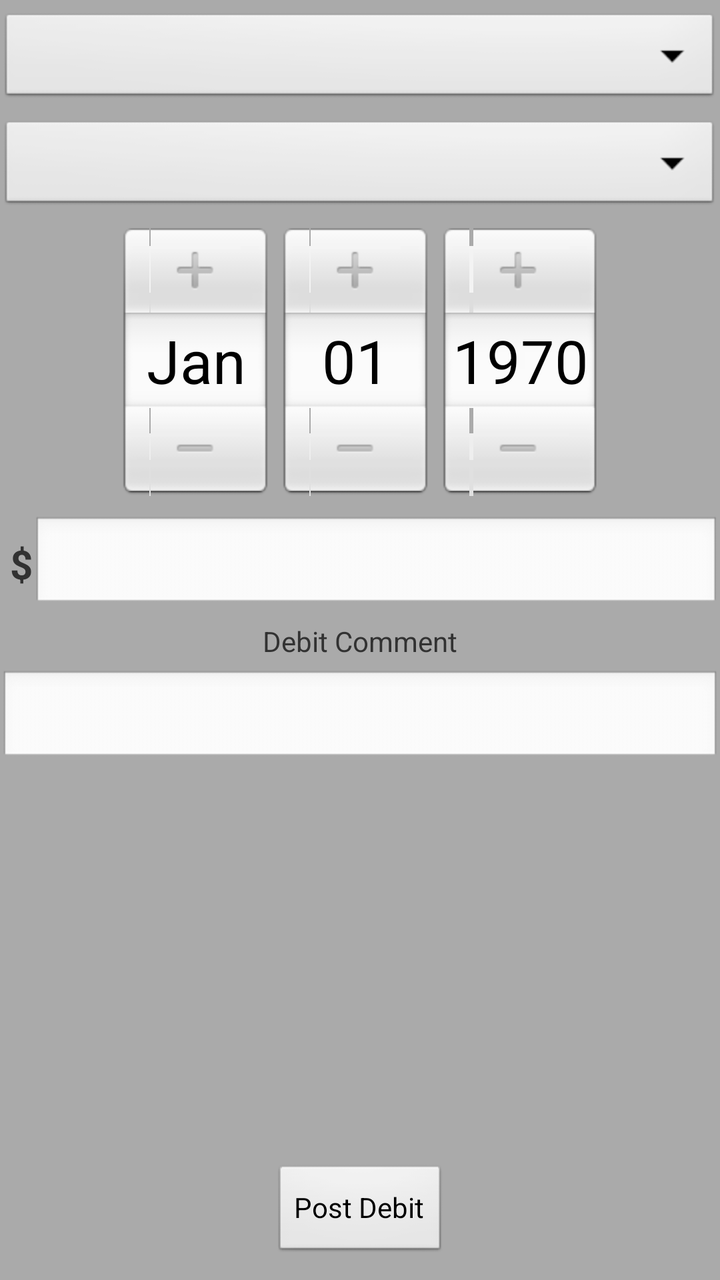
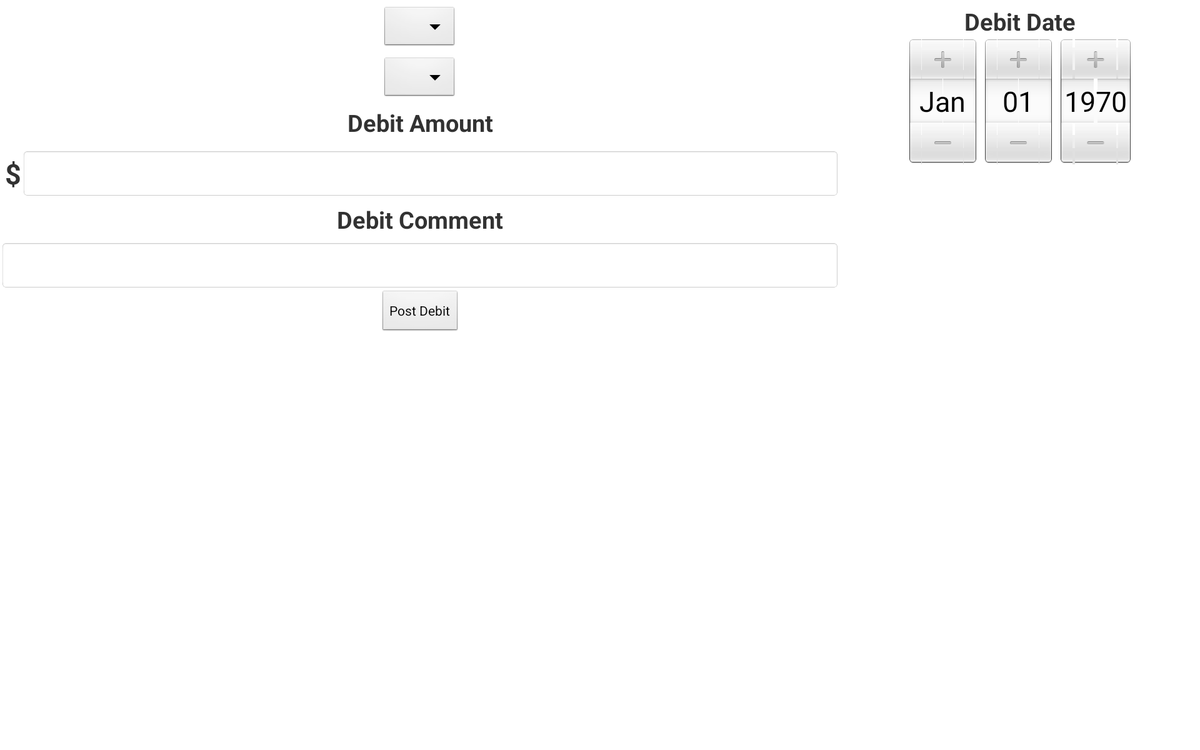

An Android layout and its configuration variant, each rendered on a device that would load it. The default file and the variant file are quoted in full after the pictures.
<!-- AndroidManifest.xml: application theme AppTheme -->
<!-- res/layout/main_activity.xml -->
<?xml version="1.0" encoding="utf-8"?>
<RelativeLayout xmlns:android="http://schemas.android.com/apk/res/android"
              xmlns:tools="http://schemas.android.com/tools"
              android:orientation="vertical"
              android:layout_width="match_parent"
              android:layout_height="match_parent"
              tools:context=".MainActivity"
              android:background="@android:color/darker_gray">

    <ScrollView
            android:layout_width="wrap_content"
            android:layout_height="wrap_content"
            android:id="@+id/scrollView"
            android:layout_above="@+id/btnPostDebit"
            android:layout_alignParentTop="true"
            android:layout_alignParentLeft="true">

        <RelativeLayout
                android:layout_width="fill_parent"
                android:layout_height="fill_parent">

            <Spinner
                    android:layout_width="fill_parent"
                    android:layout_height="wrap_content"
                    android:id="@+id/spinnerCategory"
                    android:spinnerMode="dropdown"
                    android:textAlignment="center"
                    android:layout_gravity="center_horizontal"
                    android:dropDownVerticalOffset="-50dp"
                    android:paddingTop="5dp"
                    android:layout_alignParentTop="false"
                    android:layout_alignParentLeft="true"
                    android:layout_marginTop="5dp"/>

            <Spinner
                    android:layout_width="fill_parent"
                    android:layout_height="wrap_content"
                    android:id="@+id/spinnerStore"
                    android:spinnerMode="dropdown"
                    android:textAlignment="center"
                    android:layout_gravity="center_horizontal"
                    android:dropDownVerticalOffset="-50dp"
                    android:paddingTop="5dp"
                    android:layout_below="@+id/spinnerCategory"
                    android:layout_alignParentLeft="true"
                    android:layout_marginTop="5dp"/>

            <DatePicker
                    android:layout_width="wrap_content"
                    android:layout_height="wrap_content"
                    android:id="@+id/datePicker"
                    android:layout_below="@+id/spinnerStore"
                    android:paddingTop="5dp"
                    android:spinnersShown="true"
                    android:clickable="true"
                    android:layout_centerHorizontal="true"
                    android:calendarViewShown="false"/>

            <LinearLayout
                    android:layout_width="fill_parent"
                    android:layout_height="wrap_content"
                    android:paddingTop="5dp"
                    android:layout_alignParentLeft="true"
                    android:id="@+id/linearLayout"
                    android:layout_marginTop="5dp"
                    android:layout_below="@+id/datePicker">

                <TextView
                        android:layout_width="wrap_content"
                        android:layout_height="fill_parent"
                        android:text="$"
                        android:id="@+id/textView"
                        android:paddingLeft="5dp"
                        android:textStyle="bold"
                        android:inputType="none"
                        android:textSize="20dp"
                        android:gravity="center_vertical"/>

                <EditText
                        android:layout_width="fill_parent"
                        android:layout_height="wrap_content"
                        android:inputType="numberDecimal"
                        android:ems="10"
                        android:id="@+id/etDebitAmount"
                        android:capitalize="none"
                        android:enabled="true"
                        android:focusable="true"
                        android:editable="true"
                        android:numeric="decimal"
                        android:paddingLeft="2dp"
                        android:paddingRight="5dp"
                        android:selectAllOnFocus="true"
                        android:singleLine="true"
                        android:focusableInTouchMode="true"
                        android:autoLink="none"
                        android:textIsSelectable="true"/>
            </LinearLayout>

            <TextView
                    android:layout_width="wrap_content"
                    android:layout_height="wrap_content"
                    android:text="Debit Comment"
                    android:id="@+id/textView2"
                    android:layout_below="@+id/linearLayout"
                    android:layout_centerHorizontal="true"
                    android:layout_marginTop="5dp"/>

            <EditText
                    android:layout_width="fill_parent"
                    android:layout_height="wrap_content"
                    android:id="@+id/editText2"
                    android:autoText="true"
                    android:enabled="true"
                    android:focusable="true"
                    android:editable="true"
                    android:focusableInTouchMode="true"
                    android:inputType="textAutoComplete"
                    android:linksClickable="false"
                    android:autoLink="all"
                    android:singleLine="true"
                    android:layout_below="@+id/textView2"
                    android:layout_alignParentLeft="true"
                    android:layout_marginTop="5dp"/>

        </RelativeLayout>
    </ScrollView>

    <Button
            android:layout_width="wrap_content"
            android:layout_height="wrap_content"
            android:text="Post Debit"
            android:id="@+id/btnPostDebit"
            android:layout_alignParentEnd="false"
            android:layout_alignParentStart="false"
            android:layout_alignParentBottom="true"
            android:layout_centerHorizontal="true"
            android:layout_marginBottom="10dp"/>


</RelativeLayout>
<!-- resources referenced by this layout -->
<resources>
  <style name="AppTheme" parent="AppBaseTheme">
  
  
  </style>
  <style name="AppBaseTheme" parent="android:Theme.Light">
  
      
      </style>
</resources>
<!-- res/layout-sw720dp/main_activity.xml (the author's variant of the layout above) -->
<!-- drawn on a large tablet held sideways -->
<?xml version="1.0" encoding="utf-8"?>
<LinearLayout xmlns:android="http://schemas.android.com/apk/res/android"
    android:orientation="horizontal" android:layout_width="match_parent"
    android:layout_height="match_parent">
    <LinearLayout xmlns:android="http://schemas.android.com/apk/res/android"
        android:orientation="vertical" android:layout_width="0dip"
        android:layout_height="match_parent"
        android:layout_weight=".7">
        <RelativeLayout xmlns:android="http://schemas.android.com/apk/res/android"
            xmlns:tools="http://schemas.android.com/tools"
            android:id="@+id/taggedLayout"
            android:orientation="vertical"
            android:layout_width="match_parent"
            android:layout_height="match_parent"
            tools:context=".MainActivity"
            android:focusable="true"
            android:focusableInTouchMode="true"
            android:tag="tablet_layout">
            <ScrollView
                android:layout_width="wrap_content"
                android:layout_height="wrap_content"
                android:id="@+id/scrollView"
                android:layout_alignParentTop="true"
                android:layout_alignParentLeft="true"
                >

                <RelativeLayout
                    android:layout_width="wrap_content"
                    android:layout_height="fill_parent"
                    android:layout_gravity="center_horizontal">

                    <Spinner
                        android:layout_width="wrap_content"
                        android:layout_height="wrap_content"
                        android:id="@+id/spinnerCategory"
                        android:textAlignment="center"
                        android:layout_gravity="center_horizontal"
                        android:layout_centerHorizontal="true"
                        android:dropDownVerticalOffset="-50dp"
                        android:paddingTop="5dp"
                        android:layout_alignParentTop="true"
                        android:layout_alignParentLeft="false"
                        android:layout_marginTop="5dp"
                        android:focusable="false"
                        android:spinnerMode="dropdown" />

                    <Spinner
                        android:layout_width="wrap_content"
                        android:layout_height="wrap_content"
                        android:id="@+id/spinnerStore"
                        android:textAlignment="center"
                        android:layout_gravity="center_horizontal"
                        android:layout_centerHorizontal="true"
                        android:dropDownVerticalOffset="-50dp"
                        android:paddingTop="5dp"
                        android:layout_below="@+id/spinnerCategory"
                        android:layout_alignParentLeft="false"
                        android:layout_marginTop="5dp"
                        android:spinnerMode="dropdown" />

                    <TextView
                        android:layout_width="fill_parent"
                        android:layout_height="wrap_content"
                        android:text="Debit Amount"
                        android:id="@+id/textView3"
                        android:layout_below="@+id/spinnerStore"
                        android:layout_centerHorizontal="true"
                        android:layout_marginTop="5dp"
                        android:textStyle="bold"
                        android:textSize="25dp"
                        android:gravity="center_horizontal" />

                    <LinearLayout
                        android:layout_width="fill_parent"
                        android:layout_height="wrap_content"
                        android:paddingTop="5dp"
                        android:layout_alignParentLeft="true"
                        android:id="@+id/linearLayout"
                        android:layout_marginTop="5dp"
                        android:layout_below="@+id/textView3"
                        android:focusable="true"
                        android:focusableInTouchMode="true">

                        <TextView
                            android:layout_width="wrap_content"
                            android:layout_height="fill_parent"
                            android:text="$"
                            android:id="@+id/textView"
                            android:paddingLeft="5dp"
                            android:textStyle="bold"
                            android:inputType="none"
                            android:textSize="30dp"
                            android:gravity="center_vertical"/>

                        <EditText
                            android:layout_width="fill_parent"
                            android:layout_height="fill_parent"
                            android:inputType="numberDecimal"
                            android:ems="10"
                            android:id="@+id/etDebitAmount"
                            android:capitalize="none"
                            android:enabled="true"
                            android:focusable="true"
                            android:editable="true"
                            android:numeric="decimal"
                            android:paddingLeft="2dp"
                            android:paddingRight="5dp"
                            android:selectAllOnFocus="false"
                            android:singleLine="true"
                            android:focusableInTouchMode="true"
                            android:autoLink="none"
                            android:textIsSelectable="false"
                            android:textSize="30dp"
                            android:background="@android:drawable/editbox_background"
                            android:autoText="false" />
                    </LinearLayout>

                    <TextView
                        android:layout_width="fill_parent"
                        android:layout_height="wrap_content"
                        android:text="Debit Comment"
                        android:id="@+id/textView2"
                        android:layout_below="@+id/linearLayout"
                        android:layout_centerHorizontal="true"
                        android:layout_marginTop="5dp"
                        android:textStyle="bold"
                        android:textSize="25dp"
                        android:gravity="center_horizontal" />

                    <EditText
                        android:layout_width="fill_parent"
                        android:layout_height="wrap_content"
                        android:id="@+id/editText2"
                        android:autoText="true"
                        android:enabled="true"
                        android:focusable="true"
                        android:editable="true"
                        android:focusableInTouchMode="true"
                        android:inputType="textAutoComplete"
                        android:linksClickable="false"
                        android:singleLine="true"
                        android:layout_below="@+id/textView2"
                        android:layout_alignParentLeft="true"
                        android:layout_marginTop="5dp"
                        android:background="@android:drawable/editbox_background"
                        android:textSize="30dp"
                        android:selectAllOnFocus="true" />

                    <Button
                        android:layout_width="wrap_content"
                        android:layout_height="wrap_content"
                        android:text="Post Debit"
                        android:id="@+id/btnPostDebit"
                        android:layout_alignParentEnd="false"
                        android:layout_alignParentStart="false"
                        android:layout_alignParentBottom="false"
                        android:layout_centerHorizontal="true"
                        android:layout_marginBottom="10dp"
                        android:layout_below="@+id/editText2" />

                </RelativeLayout>
            </ScrollView>
        </RelativeLayout>
    </LinearLayout>
    <LinearLayout xmlns:android="http://schemas.android.com/apk/res/android"
        android:orientation="vertical" android:layout_width="0dip"
        android:layout_height="match_parent"
        android:layout_gravity="center_vertical|center_horizontal"
        android:layout_weight=".3">

        <TextView
            android:layout_width="fill_parent"
            android:layout_height="wrap_content"
            android:text="Debit Date"
            android:id="@+id/tvDebitDate"
            android:layout_centerHorizontal="true"
            android:layout_marginTop="5dp"
            android:textStyle="bold"
            android:textSize="25dp"
            android:gravity="center_horizontal" />

        <DatePicker
            android:layout_width="fill_parent"
            android:layout_height="wrap_content"
            android:id="@+id/datePicker"
            android:spinnersShown="true"
            android:calendarViewShown="false"
            />
    </LinearLayout>
</LinearLayout>
